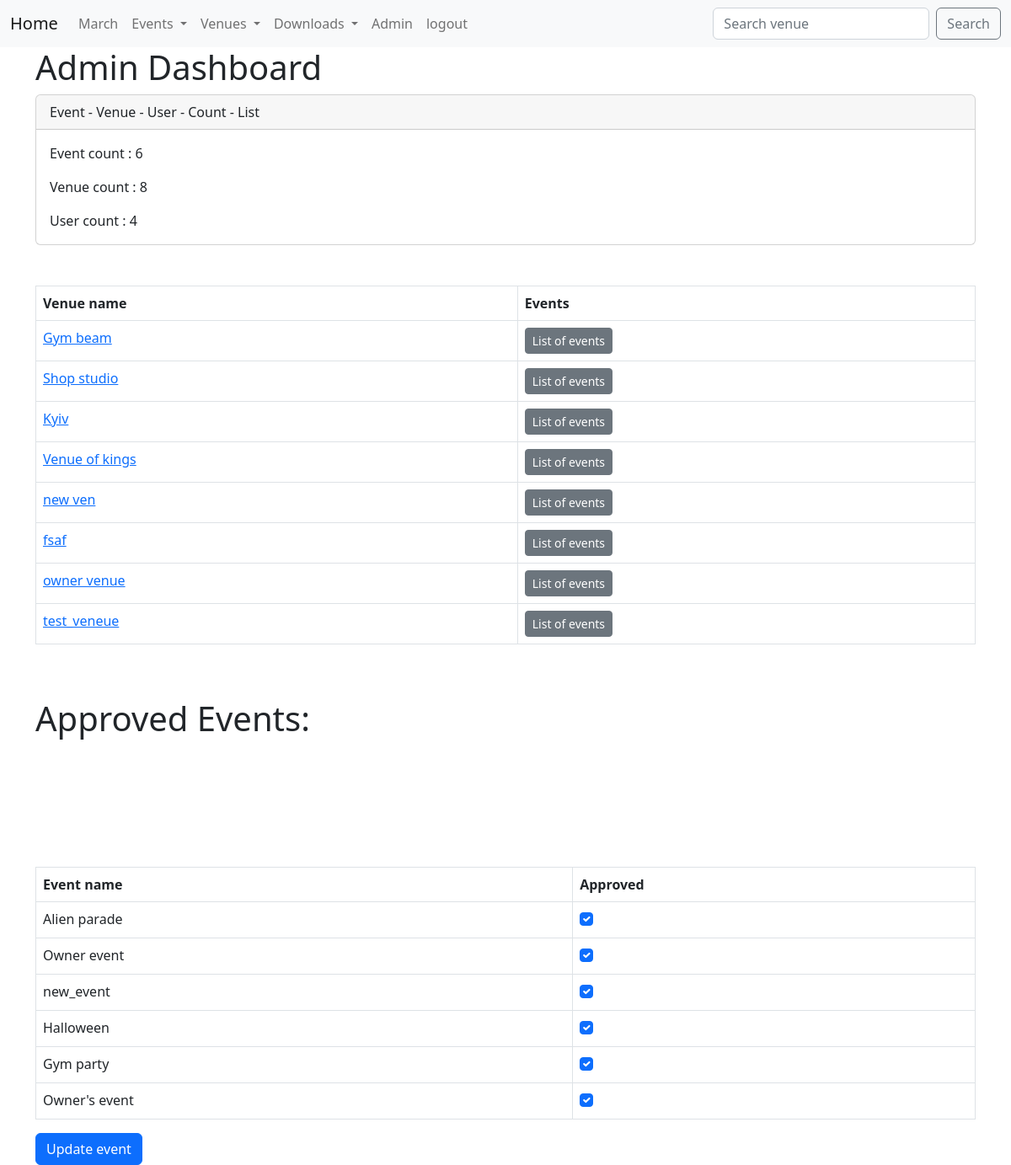
/admin_approved (signed in), run on the app's committed database.
### events/models.py (models this page shows, shortened)
class Venue(models.Model):
    name = models.CharField('Venue name', max_length=120)
    address = models.CharField(max_length=300)
    zip_code = models.CharField('Zip code', max_length=10, blank=True)
    phone = models.CharField('Contact phone', max_length=15, blank=True)
    web = models.URLField('Website address', blank=True)
    email = models.EmailField('Email address', blank=True)
    owner = models.IntegerField('Venue owner', blank=False, default=1)
    venue_image = models.ImageField(null=True, blank=True, upload_to='images/')
    def __str__(self):
        return self.name

class Event(models.Model):
    name = models.CharField('Event Name', max_length=120)
    event_date = models.DateTimeField('Event date')
    venue = models.ForeignKey(Venue, blank=True, null=True, on_delete=models.CASCADE)
    manager = models.ForeignKey(User, blank=True, null=True, on_delete=models.SET_NULL)
    description = models.TextField(blank=True)
    users = models.ManyToManyField(MyClubUser, blank=True)
    approved = models.BooleanField('Approved event', default=False)
    def __str__(self):
        return self.name

### events/views.py (the view)
# urls.py: path('admin_approved', admin_approved, name='admin_approved'),
def admin_approved(request):
    events_list = Event.objects.all().order_by('-event_date')
    venue_list = Venue.objects.all()
    event_count = Event.objects.all().count()
    venue_count = Venue.objects.all().count()
    user_count = User.objects.all().count()
    if request.user.is_superuser:
        if request.method == 'POST':
            events_id = request.POST.getlist('boxes')
            events_list.update(approved=False)
            for box in events_id:
                Event.objects.filter(pk=int(box)).update(approved=True)
            messages.success(request, 'Event has updated')
            return redirect('events_list')
        else:
            return render(request, 'events/admin_approved.html', context={
                'events_list': events_list,
                'event_count': event_count,
                'venue_count': venue_count,
                'user_count': user_count,
                'venue_list': venue_list,
            })
    else:
        messages.success(request, 'You have no root for this action')
        return redirect('home')

### events/templates/events/admin_approved.html (shortened to what this page needs)
{% extends 'events/main.html' %}
{% block content %}
<form action="" method="post">
    <h1>Admin Dashboard</h1>
    <div class="card">
        <div class="card-header">
            Event - Venue - User - Count - List
        </div>
        <div class="card-body">
            <p class="card-text">Event count : {{ event_count }}</p>
            <p class="card-text">Venue count : {{ venue_count }}</p>
            <p class="card-text">User count : {{ user_count }}</p>
        </div>
    </div>
    <br>
    <br>
    <table class="table table-stripped table-hover table-bordered">
    <thead>
    <tr>
        <th scope="col">Venue name</th>
        <th scope="col">Events</th>
    </tr>
    </thead>
    <tbody>
    {% for venue in venue_list %}
    <tr>
        <td>
            <a href="{% url 'venue_detail' venue.id %}">{{ venue }}</a>
        </td>
        <td>
            <a href="{% url 'venue_events' venue.id %}" class="btn btn-sm btn-secondary">List of events</a>
        </td>
    </tr>
    {% endfor %}
    </tbody>
</table>
    <br>
    <br>
    <h1>Approved Events: </h1>
<table class="table table-stripped table-hover table-bordered">
    <thead>
    <tr>
        <th scope="col">Event name</th>
        <th scope="col">Approved</th>
    </tr>
    </thead>
    <tbody>
    {% for event in events_list %}
    <tr>
        <td>
            {{ event }}
        </td>
        <td>
            {% if event.approved %}
                <div class="form-check">
                    <input class="form-check-input" type="checkbox" checked="checked" value="{{ event.id }}"
                           name="boxes">
                </div>
            {% else %}
                <div class="form-check">
                    <input class="form-check-input" type="checkbox" value="{{ event.id }}" name="boxes">
                </div>
            {% endif %}
        </td>
    </tr>
        <br>
    {% endfor %}
    </tbody>
</table>
    <button type="submit" class="btn btn-primary">
        Update event
    </button>
</form>
{% endblock %}

### events/templates/events/main.html (style rules this page uses)
body { backgroud: #f4f4f4; }

### data on the page
Venue: name "Gym beam"
Venue: name "Shop studio"
Venue: name "Kyiv"
Venue: name "Venue of kings"
Venue: name "new ven"
Venue: name "fsaf"
Venue: name "owner venue"
Venue: name "test_veneue"
Event: name "Alien parade"
Event: name "Owner event"
Event: name "new_event"
Event: name "Halloween"
Event: name "Gym party"
Event: name "Owner's event"

### other printed values
{{ event_count }} "6"
{{ venue_count }} "8"
{{ user_count }} "4"
